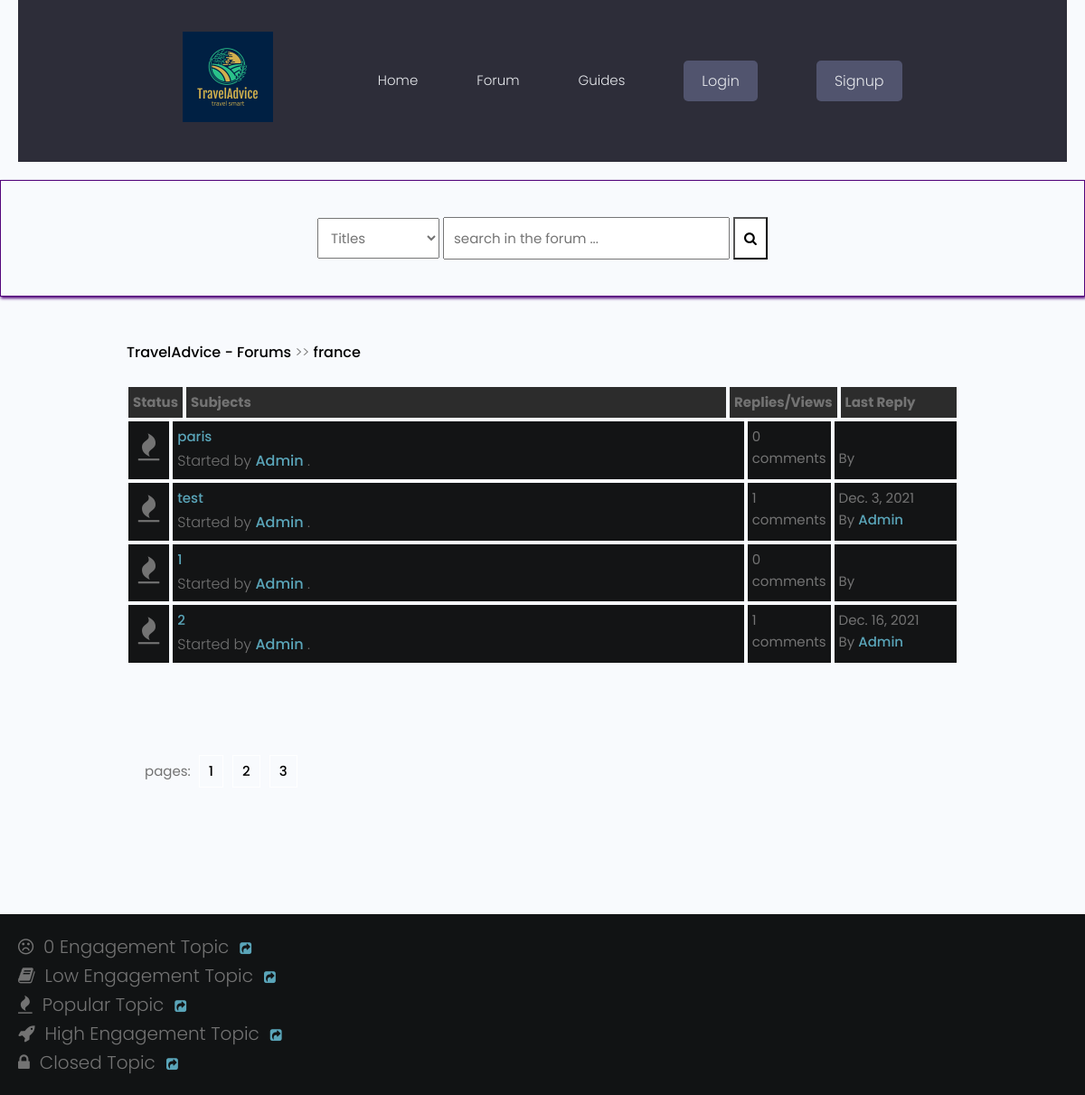
The page /forum/posts/france/ on the database as committed earlier.
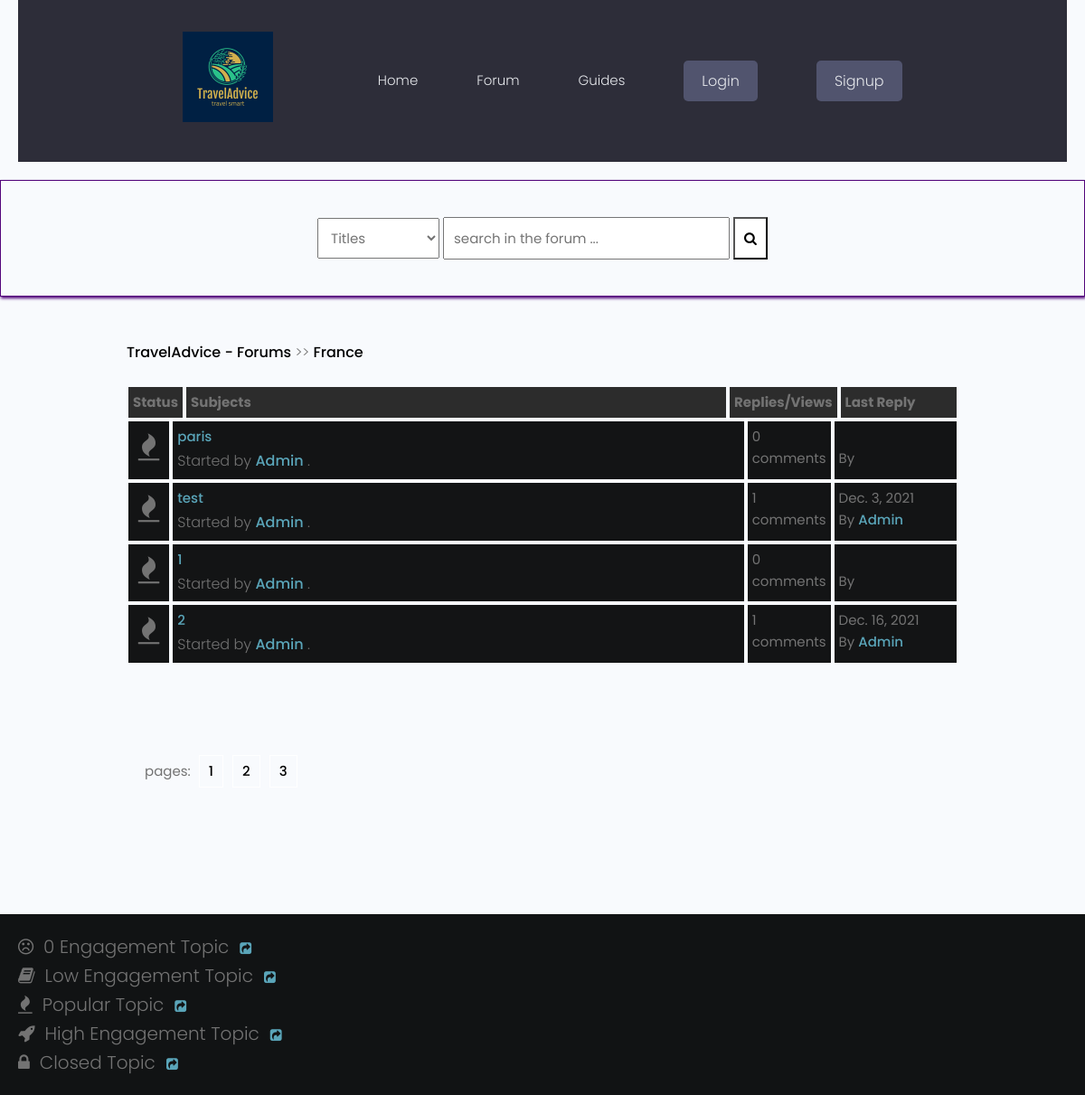
The same page on the database as committed later.
### forum/models.py (models this page shows, shortened)
class Category(models.Model):
    title = models.CharField(max_length=50)
    slug = models.SlugField(max_length=400, unique=True, blank=True)
    description = models.TextField(default="description")
    category_image = models.ImageField(
        null=True, blank=True, upload_to='flags/', default= "flags/flag-default.png")
    class Meta:
        verbose_name_plural = "categories"
    def get_url(self):
        return reverse("posts", kwargs={ #imported from django.shortcuts
            "slug": self.slug
        })

class Post(models.Model):
    title = models.CharField(max_length=400)
    slug = models.SlugField(max_length=400, unique=True, blank=True)
    user = models.ForeignKey(Author, on_delete=models.CASCADE) #frame key of the author
    content = HTMLField()
    categories = models.ForeignKey(Category, on_delete=models.SET_NULL, null=True)
    date = models.DateTimeField(auto_now_add=True)
    tags = TaggableManager() #imported from taggit.managers
    comments = models.ManyToManyField(Comment, blank=True)
    closed = models.BooleanField(default=False)
    def get_url(self):
        return reverse("detail", kwargs={
            "slug":self.slug
        })
    @property
    def num_comments(self):
        return self.comments.count()
    @property
    def last_reply(self):
        return self.comments.latest("date")

class Author(models.Model):
    user = models.ForeignKey(User, on_delete=models.CASCADE)
    fullname = models.CharField(max_length=40, blank=True)
    slug = models.SlugField(max_length=400, unique=True, blank=True) # imported from django.utils.text
    bio = HTMLField() #desctription of the user imported the field from tinymce.models

class Comment(models.Model):
    user = models.ForeignKey(Author, on_delete=models.CASCADE)
    content = models.TextField()
    date = models.DateTimeField(auto_now_add=True)

### forum/views.py (the view)
# urls.py: path("posts/<slug>/", posts, name="posts"),
def posts(request, slug):
    category = get_object_or_404(Category, slug=slug)
    posts = Post.objects.filter(categories=category)
    paginator = Paginator(posts, 5)
    page = request.GET.get("page")
    try:
        posts = paginator.page(page)
    except PageNotAnInteger:
        posts = paginator.page(1)
    except EmptyPage:
        posts = paginator.page(paginator.num_pages)
    context = {
        "posts":posts,
        "forum": category,
        "title": "Posts"
    }
    return render(request, 'forum/posts.html', context)

### forum/context_processors.py (called while the page is built, shortened)
def searchFunction(request):
    search_context = {}
    posts = Post.objects.all()
    return search_context

### forum/templates/forum/posts.html
{% extends 'forumsbase.html' %}
{% block content %}
    <div class="container">
        <div class="navigate">
            <span><a href="{% url 'trips' %}">TravelAdvice - Forums</a> >> <a href="{{forum.get_url}}">{{forum.title}}</a></span>
        </div>
        <div class="posts-table">
            <div class="table-head">
                <div class="status">Status</div>
                <div class="subjects">Subjects</div>
                <div class="replies">Replies/Views</div>
                <div class="last-reply">Last Reply</div>
            </div>
                {% for post in posts %}
            <div class="table-row">
                <div class="status"><i class="fa fa-fire"></i></div>
                <div class="subjects">
                        <a href="{{post.get_url}}">{{post.title}}</a>
                    <br>
                    <span>Started by <b><a href="">{{post.user.fullname|title}}</a></b> .</span>
                </div>
                <div class="replies">
                   {{post.num_comments}} comments <br>
                </div>
                <div class="last-reply">
                    {{post.last_reply.date|date}}
                    <br>By <b><a href="">{{post.last_reply.user.fullname|title}}</a></b>
                </div>
            </div>
            {% endfor %}
        </div>
            <div class="pagination">
                pages: <a href="">1</a><a href="">2</a><a href="">3</a>
            </div>
    </div>
    <div class="note">
        <span><i class="fa fa-frown-o"></i>&nbsp; 0 Engagement Topic</span>&nbsp;&nbsp;&nbsp;<a href=""><i class="fa fa-share-square"></i></a><br>
        <span><i class="fa fa-book"></i>&nbsp; Low Engagement Topic</span>&nbsp;&nbsp;&nbsp;<a href=""><i class="fa fa-share-square"></i></a><br>
        <span><i class="fa fa-fire"></i>&nbsp; Popular Topic</span>&nbsp;&nbsp;&nbsp;<a href=""><i class="fa fa-share-square"></i></a><br>
        <span><i class="fa fa-rocket"></i>&nbsp; High Engagement Topic</span>&nbsp;&nbsp;&nbsp;<a href=""><i class="fa fa-share-square"></i></a><br>
        <span><i class="fa fa-lock"></i>&nbsp; Closed Topic</span>&nbsp;&nbsp;&nbsp;<a href=""><i class="fa fa-share-square"></i></a><br>
    </div>
   {% endblock content %}

### templates/forumsbase.html (shortened to what this page needs)
<!DOCTYPE html>
{% load static %}
<html lang="en">
<head>
    <link rel="stylesheet" href="{% static 'styles/style.css' %}">
    <link rel="stylesheet" href="https://cdnjs.cloudflare.com/ajax/libs/font-awesome/4.7.0/css/font-awesome.min.css">
     <link rel="stylesheet" href="{% static 'uikit/styles/uikit.css' %}" />
     <link rel="stylesheet" href="{% static 'styles/app.css' %}" />
</head>
<body>
    <header>
       {% include 'navbar.html' %}
    </header>
                <form action="{% url 'search_result' %}" role="form" method="GET">
                <div class="search-box">
                    <div>
                        <select name="search-box" id="">
                            <option value="Titles">Titles</option>
                        </select>
                        <input type="text" name="q" placeholder="search in the forum ...">
                        <button type="submit" name="search"><i class="fa fa-search"></i></button>
                    </div>
                </div>
                </form>
    {% block content %}
    {% endblock content %}
</body>
</html>

### templates/navbar.html (shortened to what this page needs)
{% load static %}
 <header class="header">
    <div class="container container--narrow">
      <a href="/" class="header__logo">
        <img src="{% static 'images/log.png' %} " alt="TravelAdvice Logo" />
      </a>
      <nav class="header__nav">
        <ul class="header__menu">
          <li class="header__menuItem"><a href="{% url 'trips' %}">Home</a></li>
          <li class="header__menuItem"><a href="{% url 'forumhome' %}">Forum</a></li>
          <li class="header__menuItem"><a href="{% url 'profiles' %}">Guides</a></li>
          {% if user.is_authenticated %}
          {% if user.groups.all.0.name == "guide" or user.groups.all.0.name == "admin" %}
          <li class="header__menuItem"><a href="{% url 'account' %}">My Account</a></li>
          {% endif %}
          <li class="header__menuItem"><a href="{% url 'update_profile' %}">Update Profile</a></li>
          <li class="header__menuItem"><a href="{% url 'logout' %}">Logout</a></li>
          {% else %}
          <li class="header__menuItem"><a href="{% url 'signin' %}" class="btn btn--sub">Login</a></li>
          <li class="header__menuItem"><a href="{% url 'signup' %}" class="btn btn--sub">Signup</a></li>
          {% endif %}
        </ul>
      </nav>
    </div>
  </header>

### static/styles/style.css (style rules this page uses)
* { box-sizing: border-box; }
html { font-size: 14px; font-family: 'Titillium Web', sans-serif; background-color:rgb(0,0,0); color:#FEFEFE; }
a { color:#FF0042; font-weight: bolder; text-decoration: none; }
.container { margin: 20px; padding: 20px; }
header { margin-inline: 10px; }
.search-box { border: solid 1px #52057b; margin-top: 20px; padding: 40px; display:flex; justify-content: center; box-shadow:1px 2px 3px #52057b; }
.search-box select { padding: 10px; }
.search-box input { padding: 10px; }
.search-box button { padding: 10px; background-color:#fff; color:#000000; }
.table-head { display: flex; }
.table-head div { padding: 5px; margin: 2px; background-color: #2C2C2C; font-weight: bold; }
.table-head .status { flex: 5%; }
.table-head .subjects { flex: 70%; }
.table-head .replies { flex: 10%; }
.table-head .last-reply { flex: 15%; }
.table-row { display: flex; }
.table-row .status, .table-row .subjects, .table-row .replies, .table-row .last-reply { padding: 5px; margin: 2px; background-color: #131415; }
.table-row .status { flex: 5%; font-size: 30px; text-align: center; }
.table-row .subjects { flex: 70%; }
.table-row .replies { flex: 10%; }
.table-row .last-reply { flex: 15%; }
.navigate { margin-block: 20px; font-weight: lighter; font-size: 24px; }
.navigate a { color: #000; }
.pagination { padding: 20px; font-size: 15px; }
.pagination a { color: #000; margin-inline: 5px; padding: 5px 10px; border: solid 0.5px #fff; }
.note { background-color:#111314; padding: 20px; display: block; }
.note span { font-size: 20px; margin-block: 5px; }

### static/styles/app.css (style rules this page uses)
:root { --color-sub: #2d2d39; }
.btn--sub { background-color: var(--color-sub-light); }
img { width: 100%; }
.header { position: sticky; z-index: 111; background-color: var(--color-sub); padding: 1.5rem 0; }
.header > .container { display: flex; justify-content: space-between; align-items: center; }
.header__logo > img { height: 10rem; }
.header__nav > ul { display: inline-flex; align-items: center; list-style: none; gap: 6.5rem; }
.header__menuItem > a { color: var(--color-light); font-weight: 300; }
.pagination { margin-top: 8rem; margin-bottom: 10rem; }

### static/uikit/styles/modules/_variables.css (style rules this page uses)
:root { --color-main: #5aa5b9; --color-main-light: #e6faff; --color-sub: #3f4156; --color-sub-light: #51546e; --color-sub-lighter: #ededfd; --color-text: #737373; --color-gray: #8b8b8b; --color-light: #e5e7eb; --color-light-gray: #767676; --color-bg: #f8fafd; --color-white: #fffefd; --color-white-light: #f3f3f3; --color-success: #359e64; --color-success-bg: #def8e8; --color-error: #fc4b0b; --color-error-bg: #fff2ee; --font-base: 'Poppins', arial, helvetica, 'Segoe UI', roboto, ubuntu, sans-serif; --font-monospace: 'Fira Code', 'Courier New', courier, monospace; --font-regular: 300; --font-medium: 500; --font-bold: 700; --generic-shadow: 1px 1px 5px #00000010; --generic-transition: all 0.3s ease-in-out; }

### static/uikit/styles/modules/_base.css (style rules this page uses)
* { margin: 0; padding: 0; box-sizing: border-box; text-rendering: optimizeLegibility; color: inherit; font-size: inherit; }
html { font-size: 50%; }
@media only screen and (min-width: 480px) { html { font-size: 56.25%; } }
@media only screen and (min-width: 1200px) { html { font-size: 62.5%; } }
body { line-height: 1.6; font-weight: 400; font-size: 1.5rem; color: var(--color-text); background-color: var(--color-bg); min-height: 100vh; }

### static/uikit/styles/modules/_typography.css (style rules this page uses)
* { font-family: var(--font-base); }
p, span, strong { font-size: 1.6rem; color: var(--color-text); font-weight: var(--font-regular); }
a { padding-bottom: 2px; text-decoration: none; display: inline-block; color: var(--color-main); font-weight: var(--font-medium); }

### static/uikit/styles/modules/_utilities.css (style rules this page uses)
.container { width: 92%; max-width: 165rem; margin: 0 auto; box-sizing: border-box; }
.container--narrow { width: 92%; max-width: 120rem; }
@media screen and (min-width: 1000px) { .container { width: 90%; } }
@media screen and (min-width: 1000px) { .container--narrow { width: 85%; } }
@media screen and (min-width: 1200px) { .container { width: 80%; } }
@media screen and (min-width: 1200px) { .container--narrow { width: 72%; } }

Rows that differ between the two databases and show on the page:
changed Category: title "france" → "France"
